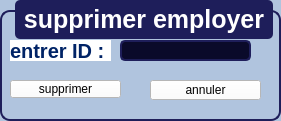
      <widget class="QGroupBox" name="groupBox_29">
       <property name="geometry">
        <rect>
         <x>380</x>
         <y>340</y>
         <width>281</width>
         <height>121</height>
        </rect>
       </property>
       <property name="styleSheet">
        <string notr="true">QGroupBox {
    font-family: &quot;Arial&quot;;
    font-size: 25px;
    font-weight: bold;
    color: #0A0A2A;
    border: 2px solid #1E1E5A;
    border-radius: 10px;
    margin-top: 10px;
    background-color: #B0C4DE;
}

QGroupBox::title {
    subcontrol-origin: margin;
    subcontrol-position: top center;
    padding: 5px;
    background-color: #1E1E5A;
    color: white;
    border-radius: 5px;
}
</string>
       </property>
       <property name="title">
        <string>supprimer employer</string>
       </property>
       <widget class="QPushButton" name="pushButton_83">
        <property name="geometry">
         <rect>
          <x>370</x>
          <y>420</y>
          <width>81</width>
          <height>51</height>
         </rect>
        </property>
        <property name="styleSheet">
         <string notr="true">QLineEdit, QDateTimeEdit {
    font-family: &quot;Arial&quot;;
    font-size: 14px;
    color: white;
    background-color: #0A0A2A;
    border: 2px solid #1E1E5A;
    border-radius: 5px;
    padding: 5px;
}

QPushButton {
    font-family: &quot;Arial Black&quot;;
    font-size: 14px;
    color: white;
    background-color: #0A0A2A;
    border: 2px solid #1E1E5A;
    border-radius: 5px;
    padding: 5px;
}

QPushButton:hover {
    background-color: #1E1E5A;
}
</string>
        </property>
        <property name="text">
         <string>modifier</string>
        </property>
        <property name="icon">
         <iconset>
          <normaloff>:/icons/icones/addition.png</normaloff>:/icons/icones/addition.png</iconset>
        </property>
        <property name="iconSize">
         <size>
          <width>20</width>
          <height>20</height>
         </size>
        </property>
       </widget>
       <widget class="QPushButton" name="pushButton_84">
        <property name="geometry">
         <rect>
          <x>120</x>
          <y>40</y>
          <width>131</width>
          <height>21</height>
         </rect>
        </property>
        <property name="styleSheet">
         <string notr="true">QLineEdit, QDateTimeEdit {
    font-family: &quot;Arial&quot;;
    font-size: 14px;
    color: white;
    background-color: #0A0A2A;
    border: 2px solid #1E1E5A;
    border-radius: 5px;
    padding: 5px;
}

QPushButton {
    font-family: &quot;Arial Black&quot;;
    font-size: 14px;
    color: white;
    background-color: #0A0A2A;
    border: 2px solid #1E1E5A;
    border-radius: 5px;
    padding: 5px;
}

QPushButton:hover {
    background-color: #1E1E5A;
}
</string>
        </property>
        <property name="text">
         <string/>
        </property>
        <property name="icon">
         <iconset>
          <normaloff>:/icons/icones/addition.png</normaloff>:/icons/icones/addition.png</iconset>
        </property>
        <property name="iconSize">
         <size>
          <width>20</width>
          <height>20</height>
         </size>
        </property>
       </widget>
       <widget class="QPushButton" name="pushButton_85">
        <property name="geometry">
         <rect>
          <x>10</x>
          <y>280</y>
          <width>161</width>
          <height>41</height>
         </rect>
        </property>
        <property name="styleSheet">
         <string notr="true">QLineEdit, QDateTimeEdit {
    font-family: &quot;Arial&quot;;
    font-size: 14px;
    color: white;
    background-color: #0A0A2A;
    border: 2px solid #1E1E5A;
    border-radius: 5px;
    padding: 5px;
}

QPushButton {
    font-family: &quot;Arial Black&quot;;
    font-size: 14px;
    color: white;
    background-color: #0A0A2A;
    border: 2px solid #1E1E5A;
    border-radius: 5px;
    padding: 5px;
}

QPushButton:hover {
    background-color: #1E1E5A;
}
</string>
        </property>
        <property name="text">
         <string>Gestuion évènemenets</string>
        </property>
        <property name="icon">
         <iconset>
          <normaloff>:/icons/icones/addition.png</normaloff>:/icons/icones/addition.png</iconset>
        </property>
        <property name="iconSize">
         <size>
          <width>20</width>
          <height>20</height>
         </size>
        </property>
       </widget>
       <widget class="QLabel" name="label_148">
        <property name="geometry">
         <rect>
          <x>10</x>
          <y>40</y>
          <width>101</width>
          <height>21</height>
         </rect>
        </property>
        <property name="styleSheet">
         <string notr="true">QLabel {
	background-color: rgb(255, 255, 255);
    font-size: 20px;
    font-weight: bold;
    color: #002366;  /* Bleu foncé */
}</string>
        </property>
        <property name="text">
         <string>entrer ID :</string>
        </property>
       </widget>
       <widget class="QPushButton" name="search_4">
        <property name="geometry">
         <rect>
          <x>150</x>
          <y>80</y>
          <width>111</width>
          <height>20</height>
         </rect>
        </property>
        <property name="minimumSize">
         <size>
          <width>111</width>
          <height>18</height>
         </size>
        </property>
        <property name="styleSheet">
         <string notr="true">background-color: rgb(255, 255, 255);</string>
        </property>
        <property name="text">
         <string>annuler</string>
        </property>
       </widget>
       <widget class="QPushButton" name="search_5">
        <property name="geometry">
         <rect>
          <x>10</x>
          <y>80</y>
          <width>111</width>
          <height>18</height>
         </rect>
        </property>
        <property name="minimumSize">
         <size>
          <width>111</width>
          <height>18</height>
         </size>
        </property>
        <property name="styleSheet">
         <string notr="true">background-color: rgb(255, 255, 255);</string>
        </property>
        <property name="text">
         <string>supprimer</string>
        </property>
       </widget>
      </widget>
